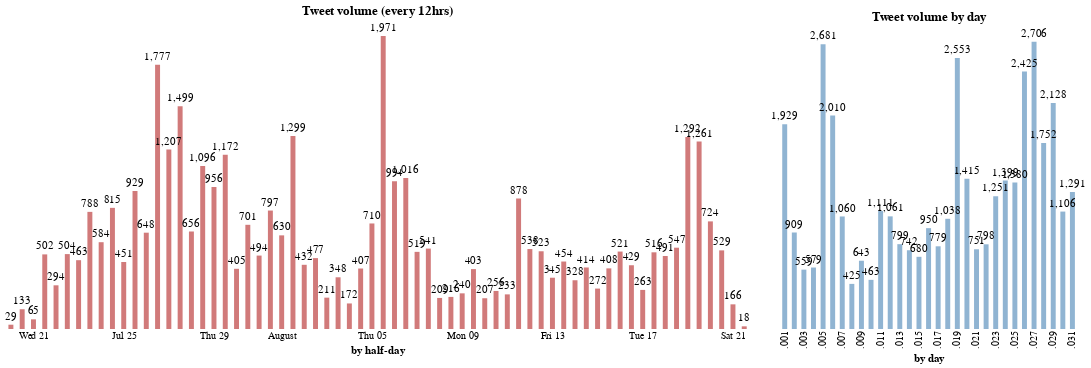

The notebook cell saved with this chart:
### Code cell
import altair as alt
alt.data_transformers.disable_max_rows()

steelblue = 'rgb(70,130,180)'

tweet_by_hours_bar = alt.Chart(all_tweets_time, title='Tweet volume (every 12hrs)').mark_bar(
    opacity=0.6, color='firebrick', size=5).encode(
    x=alt.X('time_bins_12h:T', axis=alt.Axis(title='by half-day', ticks=False)),
    y=alt.Y('count:Q', axis=None),  
)

tweet_by_hours_text = alt.Chart(all_tweets_time).mark_text(
    align='center',
    baseline='middle',
    color='black',
    dy=-8 
).encode(
    x=alt.X('time_bins_12h:T', axis=alt.Axis(ticks=False)),
    y=alt.Y('count:Q', axis=None),
    text=alt.Text('count:Q', format=',')
)

tweet_by_days_bar = alt.Chart(all_tweets_day, title='Tweet volume by day').mark_bar(opacity=0.6, color='steelblue', size=5).encode(
    x=alt.X('day_bins:O', axis=alt.Axis(title='by day', ticks=False)),
    y=alt.Y('count:Q', axis=None),  
)

tweet_by_days_text = alt.Chart(all_tweets_day).mark_text(
    align='center',
    baseline='middle',
    color='black',
    dy=-8 
).encode(
    x=alt.X('day_bins:T', axis=alt.Axis(ticks=False)),
    y=alt.Y('count:Q', axis=alt.Axis(title='count', ticks=False)),  
    text=alt.Text('count:Q', format=',')
)

tweet_by_hours = (tweet_by_hours_bar + tweet_by_hours_text).properties(
    width=750,
    height=300)

tweet_by_days = (tweet_by_days_bar + tweet_by_days_text).properties(
    width=300,
    height=300)

(tweet_by_hours | tweet_by_days).configure_axis(
    grid=False,
    domain=False
).configure_view(
    strokeWidth=0)

### Figure 1 — Vega-Lite specification as saved in the notebook (floating-point values rounded to 4 significant figures)
{"config": {"view": {"continuousWidth": 400, "continuousHeight": 300, "strokeWidth": 0}, "axis": {"domain": false, "grid": false}}, "hconcat": [{"layer": [{"mark": {"type": "bar", "color": "firebrick", "opacity": 0.6, "size": 5}, "encoding": {"x": {"type": "temporal", "axis": {"ticks": false, "title": "by half-day"}, "field": "time_bins_12h"}, "y": {"type": "quantitative", "axis": null, "field": "count"}}, "title": "Tweet volume (every 12hrs)"}, {"mark": {"type": "text", "align": "center", "baseline": "middle", "color": "black", "dy": -8}, "encoding": {"text": {"type": "quantitative", "field": "count", "format": ","}, "x": {"type": "temporal", "axis": {"ticks": false}, "field": "time_bins_12h"}, "y": {"type": "quantitative", "axis": null, "field": "count"}}}], "data": {"name": "data-e352dac9920e61e9d2decd33a61cff14"}, "height": 300, "width": 750}, {"layer": [{"mark": {"type": "bar", "color": "steelblue", "opacity": 0.6, "size": 5}, "encoding": {"x": {"type": "ordinal", "axis": {"ticks": false, "title": "by day"}, "field": "day_bins"}, "y": {"type": "quantitative", "axis": null, "field": "count"}}, "title": "Tweet volume by day"}, {"mark": {"type": "text", "align": "center", "baseline": "middle", "color": "black", "dy": -8}, "encoding": {"text": {"type": "quantitative", "field": "count", "format": ","}, "x": {"type": "temporal", "axis": {"ticks": false}, "field": "day_bins"}, "y": {"type": "quantitative", "axis": {"ticks": false, "title": "count"}, "field": "count"}}}], "data": {"name": "data-04f539fb869e051eaff5c8bde9ae569a"}, "height": 300, "width": 300}], "$schema": "https://vega.github.io/schema/vega-lite/v4.8.1.json", "datasets": {"data-e352dac9920e61e9d2decd33a61cff14": [{"time_bins_12h": "2021-07-20T00:00:00", "count": 29}, {"time_bins_12h": "2021-07-20T12:00:00", "count": 133}, {"time_bins_12h": "2021-07-21T00:00:00", "count": 65}, {"time_bins_12h": "2021-07-21T12:00:00", "count": 502}, {"time_bins_12h": "2021-07-22T00:00:00", "count": 294}, {"time_bins_12h": "2021-07-22T12:00:00", "count": 504}, {"time_bins_12h": "2021-07-23T00:00:00", "count": 463}, {"time_bins_12h": "2021-07-23T12:00:00", "count": 788}, {"time_bins_12h": "2021-07-24T00:00:00", "count": 584}, {"time_bins_12h": "2021-07-24T12:00:00", "count": 815}, {"time_bins_12h": "2021-07-25T00:00:00", "count": 451}, {"time_bins_12h": "2021-07-25T12:00:00", "count": 929}, {"time_bins_12h": "2021-07-26T00:00:00", "count": 648}, {"time_bins_12h": "2021-07-26T12:00:00", "count": 1777}, {"time_bins_12h": "2021-07-27T00:00:00", "count": 1207}, {"time_bins_12h": "2021-07-27T12:00:00", "count": 1499}, {"time_bins_12h": "2021-07-28T00:00:00", "count": 656}, {"time_bins_12h": "2021-07-28T12:00:00", "count": 1096}, {"time_bins_12h": "2021-07-29T00:00:00", "count": 956}, {"time_bins_12h": "2021-07-29T12:00:00", "count": 1172}, {"time_bins_12h": "2021-07-30T00:00:00", "count": 405}, {"time_bins_12h": "2021-07-30T12:00:00", "count": 701}, {"time_bins_12h": "2021-07-31T00:00:00", "count": 494}, {"time_bins_12h": "2021-07-31T12:00:00", "count": 797}, {"time_bins_12h": "2021-08-01T00:00:00", "count": 630}, {"time_bins_12h": "2021-08-01T12:00:00", "count": 1299}, {"time_bins_12h": "2021-08-02T00:00:00", "count": 432}, {"time_bins_12h": "2021-08-02T12:00:00", "count": 477}, {"time_bins_12h": "2021-08-03T00:00:00", "count": 211}, {"time_bins_12h": "2021-08-03T12:00:00", "count": 348}, {"time_bins_12h": "2021-08-04T00:00:00", "count": 172}, {"time_bins_12h": "2021-08-04T12:00:00", "count": 407}, {"time_bins_12h": "2021-08-05T00:00:00", "count": 710}, {"time_bins_12h": "2021-08-05T12:00:00", "count": 1971}, {"time_bins_12h": "2021-08-06T00:00:00", "count": 994}, {"time_bins_12h": "2021-08-06T12:00:00", "count": 1016}, {"time_bins_12h": "2021-08-07T00:00:00", "count": 519}, {"time_bins_12h": "2021-08-07T12:00:00", "count": 541}, {"time_bins_12h": "2021-08-08T00:00:00", "count": 209}, {"time_bins_12h": "2021-08-08T12:00:00", "count": 216}, {"time_bins_12h": "2021-08-09T00:00:00", "count": 240}, {"time_bins_12h": "2021-08-09T12:00:00", "count": 403}, {"time_bins_12h": "2021-08-10T00:00:00", "count": 207}, {"time_bins_12h": "2021-08-10T12:00:00", "count": 256}, {"time_bins_12h": "2021-08-11T00:00:00", "count": 233}, {"time_bins_12h": "2021-08-11T12:00:00", "count": 878}, {"time_bins_12h": "2021-08-12T00:00:00", "count": 538}, {"time_bins_12h": "2021-08-12T12:00:00", "count": 523}, {"time_bins_12h": "2021-08-13T00:00:00", "count": 345}, {"time_bins_12h": "2021-08-13T12:00:00", "count": 454}, {"time_bins_12h": "2021-08-14T00:00:00", "count": 328}, {"time_bins_12h": "2021-08-14T12:00:00", "count": 414}, {"time_bins_12h": "2021-08-15T00:00:00", "count": 272}, {"time_bins_12h": "2021-08-15T12:00:00", "count": 408}, {"time_bins_12h": "2021-08-16T00:00:00", "count": 521}, {"time_bins_12h": "2021-08-16T12:00:00", "count": 429}, {"time_bins_12h": "2021-08-17T00:00:00", "count": 263}, {"time_bins_12h": "2021-08-17T12:00:00", "count": 516}, {"time_bins_12h": "2021-08-18T00:00:00", "count": 491}, {"time_bins_12h": "2021-08-18T12:00:00", "count": 547}, {"time_bins_12h": "2021-08-19T00:00:00", "count": 1292}, {"time_bins_12h": "2021-08-19T12:00:00", "count": 1261}, {"time_bins_12h": "2021-08-20T00:00:00", "count": 724}, {"time_bins_12h": "2021-08-20T12:00:00", "count": 529}, {"time_bins_12h": "2021-08-21T00:00:00", "count": 166}, {"time_bins_12h": "2021-08-21T12:00:00", "count": 18}], "data-04f539fb869e051eaff5c8bde9ae569a": [{"day_bins": 1, "count": 1929}, {"day_bins": 2, "count": 909}, {"day_bins": 3, "count": 559}, {"day_bins": 4, "count": 579}, {"day_bins": 5, "count": 2681}, {"day_bins": 6, "count": 2010}, {"day_bins": 7, "count": 1060}, {"day_bins": 8, "count": 425}, {"day_bins": 9, "count": 643}, {"day_bins": 10, "count": 463}, {"day_bins": 11, "count": 1111}, {"day_bins": 12, "count": 1061}, {"day_bins": 13, "count": 799}, {"day_bins": 14, "count": 742}, {"day_bins": 15, "count": 680}, {"day_bins": 16, "count": 950}, {"day_bins": 17, "count": 779}, {"day_bins": 18, "count": 1038}, {"day_bins": 19, "count": 2553}, {"day_bins": 20, "count": 1415}, {"day_bins": 21, "count": 751}, {"day_bins": 22, "count": 798}, {"day_bins": 23, "count": 1251}, {"day_bins": 24, "count": 1399}, {"day_bins": 25, "count": 1380}, {"day_bins": 26, "count": 2425}, {"day_bins": 27, "count": 2706}, {"day_bins": 28, "count": 1752}, {"day_bins": 29, "count": 2128}, {"day_bins": 30, "count": 1106}, {"day_bins": 31, "count": 1291}]}}
